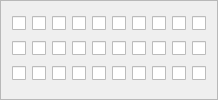
           <widget class="QFrame" name="frame3">
            <property name="frameShape">
             <enum>QFrame::StyledPanel</enum>
            </property>
            <property name="frameShadow">
             <enum>QFrame::Raised</enum>
            </property>
            <layout class="QGridLayout" name="gridLayout_9">
             <item row="1" column="3">
              <widget class="QCheckBox" name="checkBox84">
               <property name="text">
                <string/>
               </property>
               <attribute name="buttonGroup">
                <string notr="true">buttonGroup</string>
               </attribute>
              </widget>
             </item>
             <item row="2" column="3">
              <widget class="QCheckBox" name="checkBox104">
               <property name="text">
                <string/>
               </property>
               <attribute name="buttonGroup">
                <string notr="true">buttonGroup</string>
               </attribute>
              </widget>
             </item>
             <item row="2" column="4">
              <widget class="QCheckBox" name="checkBox105">
               <property name="text">
                <string/>
               </property>
               <attribute name="buttonGroup">
                <string notr="true">buttonGroup</string>
               </attribute>
              </widget>
             </item>
             <item row="1" column="6">
              <widget class="QCheckBox" name="checkBox87">
               <property name="enabled">
                <bool>true</bool>
               </property>
               <property name="text">
                <string/>
               </property>
               <attribute name="buttonGroup">
                <string notr="true">buttonGroup</string>
               </attribute>
              </widget>
             </item>
             <item row="1" column="4">
              <widget class="QCheckBox" name="checkBox85">
               <property name="text">
                <string/>
               </property>
               <attribute name="buttonGroup">
                <string notr="true">buttonGroup</string>
               </attribute>
              </widget>
             </item>
             <item row="1" column="8">
              <widget class="QCheckBox" name="checkBox89">
               <property name="text">
                <string/>
               </property>
               <attribute name="buttonGroup">
                <string notr="true">buttonGroup</string>
               </attribute>
              </widget>
             </item>
             <item row="0" column="5">
              <widget class="QCheckBox" name="checkBox66">
               <property name="text">
                <string/>
               </property>
               <attribute name="buttonGroup">
                <string notr="true">buttonGroup</string>
               </attribute>
              </widget>
             </item>
             <item row="0" column="8">
              <widget class="QCheckBox" name="checkBox69">
               <property name="text">
                <string/>
               </property>
               <attribute name="buttonGroup">
                <string notr="true">buttonGroup</string>
               </attribute>
              </widget>
             </item>
             <item row="2" column="0">
              <widget class="QCheckBox" name="checkBox101">
               <property name="text">
                <string/>
               </property>
               <attribute name="buttonGroup">
                <string notr="true">buttonGroup</string>
               </attribute>
              </widget>
             </item>
             <item row="1" column="2">
              <widget class="QCheckBox" name="checkBox83">
               <property name="text">
                <string/>
               </property>
               <attribute name="buttonGroup">
                <string notr="true">buttonGroup</string>
               </attribute>
              </widget>
             </item>
             <item row="1" column="9">
              <widget class="QCheckBox" name="checkBox90">
               <property name="text">
                <string/>
               </property>
               <attribute name="buttonGroup">
                <string notr="true">buttonGroup</string>
               </attribute>
              </widget>
             </item>
             <item row="0" column="9">
              <widget class="QCheckBox" name="checkBox70">
               <property name="text">
                <string/>
               </property>
               <attribute name="buttonGroup">
                <string notr="true">buttonGroup</string>
               </attribute>
              </widget>
             </item>
             <item row="1" column="1">
              <widget class="QCheckBox" name="checkBox82">
               <property name="text">
                <string/>
               </property>
               <attribute name="buttonGroup">
                <string notr="true">buttonGroup</string>
               </attribute>
              </widget>
             </item>
             <item row="1" column="0">
              <widget class="QCheckBox" name="checkBox81">
               <property name="text">
                <string/>
               </property>
               <attribute name="buttonGroup">
                <string notr="true">buttonGroup</string>
               </attribute>
              </widget>
             </item>
             <item row="2" column="5">
              <widget class="QCheckBox" name="checkBox106">
               <property name="text">
                <string/>
               </property>
               <attribute name="buttonGroup">
                <string notr="true">buttonGroup</string>
               </attribute>
              </widget>
             </item>
             <item row="2" column="8">
              <widget class="QCheckBox" name="checkBox109">
               <property name="text">
                <string/>
               </property>
               <attribute name="buttonGroup">
                <string notr="true">buttonGroup</string>
               </attribute>
              </widget>
             </item>
             <item row="1" column="7">
              <widget class="QCheckBox" name="checkBox88">
               <property name="text">
                <string/>
               </property>
               <attribute name="buttonGroup">
                <string notr="true">buttonGroup</string>
               </attribute>
              </widget>
             </item>
             <item row="2" column="9">
              <widget class="QCheckBox" name="checkBox110">
               <property name="text">
                <string/>
               </property>
               <attribute name="buttonGroup">
                <string notr="true">buttonGroup</string>
               </attribute>
              </widget>
             </item>
             <item row="0" column="7">
              <widget class="QCheckBox" name="checkBox68">
               <property name="text">
                <string/>
               </property>
               <attribute name="buttonGroup">
                <string notr="true">buttonGroup</string>
               </attribute>
              </widget>
             </item>
             <item row="0" column="2">
              <widget class="QCheckBox" name="checkBox63">
               <property name="text">
                <string/>
               </property>
               <attribute name="buttonGroup">
                <string notr="true">buttonGroup</string>
               </attribute>
              </widget>
             </item>
             <item row="1" column="5">
              <widget class="QCheckBox" name="checkBox86">
               <property name="text">
                <string/>
               </property>
               <attribute name="buttonGroup">
                <string notr="true">buttonGroup</string>
               </attribute>
              </widget>
             </item>
             <item row="0" column="1">
              <widget class="QCheckBox" name="checkBox62">
               <property name="text">
                <string/>
               </property>
               <attribute name="buttonGroup">
                <string notr="true">buttonGroup</string>
               </attribute>
              </widget>
             </item>
             <item row="0" column="4">
              <widget class="QCheckBox" name="checkBox65">
               <property name="text">
                <string/>
               </property>
               <attribute name="buttonGroup">
                <string notr="true">buttonGroup</string>
               </attribute>
              </widget>
             </item>
             <item row="0" column="0">
              <widget class="QCheckBox" name="checkBox61">
               <property name="text">
                <string/>
               </property>
               <attribute name="buttonGroup">
                <string notr="true">buttonGroup</string>
               </attribute>
              </widget>
             </item>
             <item row="2" column="7">
              <widget class="QCheckBox" name="checkBox108">
               <property name="text">
                <string/>
               </property>
               <attribute name="buttonGroup">
                <string notr="true">buttonGroup</string>
               </attribute>
              </widget>
             </item>
             <item row="2" column="6">
              <widget class="QCheckBox" name="checkBox107">
               <property name="text">
                <string/>
               </property>
               <attribute name="buttonGroup">
                <string notr="true">buttonGroup</string>
               </attribute>
              </widget>
             </item>
             <item row="2" column="1">
              <widget class="QCheckBox" name="checkBox102">
               <property name="text">
                <string/>
               </property>
               <attribute name="buttonGroup">
                <string notr="true">buttonGroup</string>
               </attribute>
              </widget>
             </item>
             <item row="0" column="3">
              <widget class="QCheckBox" name="checkBox64">
               <property name="text">
                <string/>
               </property>
               <attribute name="buttonGroup">
                <string notr="true">buttonGroup</string>
               </attribute>
              </widget>
             </item>
             <item row="0" column="6">
              <widget class="QCheckBox" name="checkBox67">
               <property name="text">
                <string/>
               </property>
               <attribute name="buttonGroup">
                <string notr="true">buttonGroup</string>
               </attribute>
              </widget>
             </item>
             <item row="2" column="2">
              <widget class="QCheckBox" name="checkBox103">
               <property name="text">
                <string/>
               </property>
               <attribute name="buttonGroup">
                <string notr="true">buttonGroup</string>
               </attribute>
              </widget>
             </item>
            </layout>
           </widget>
